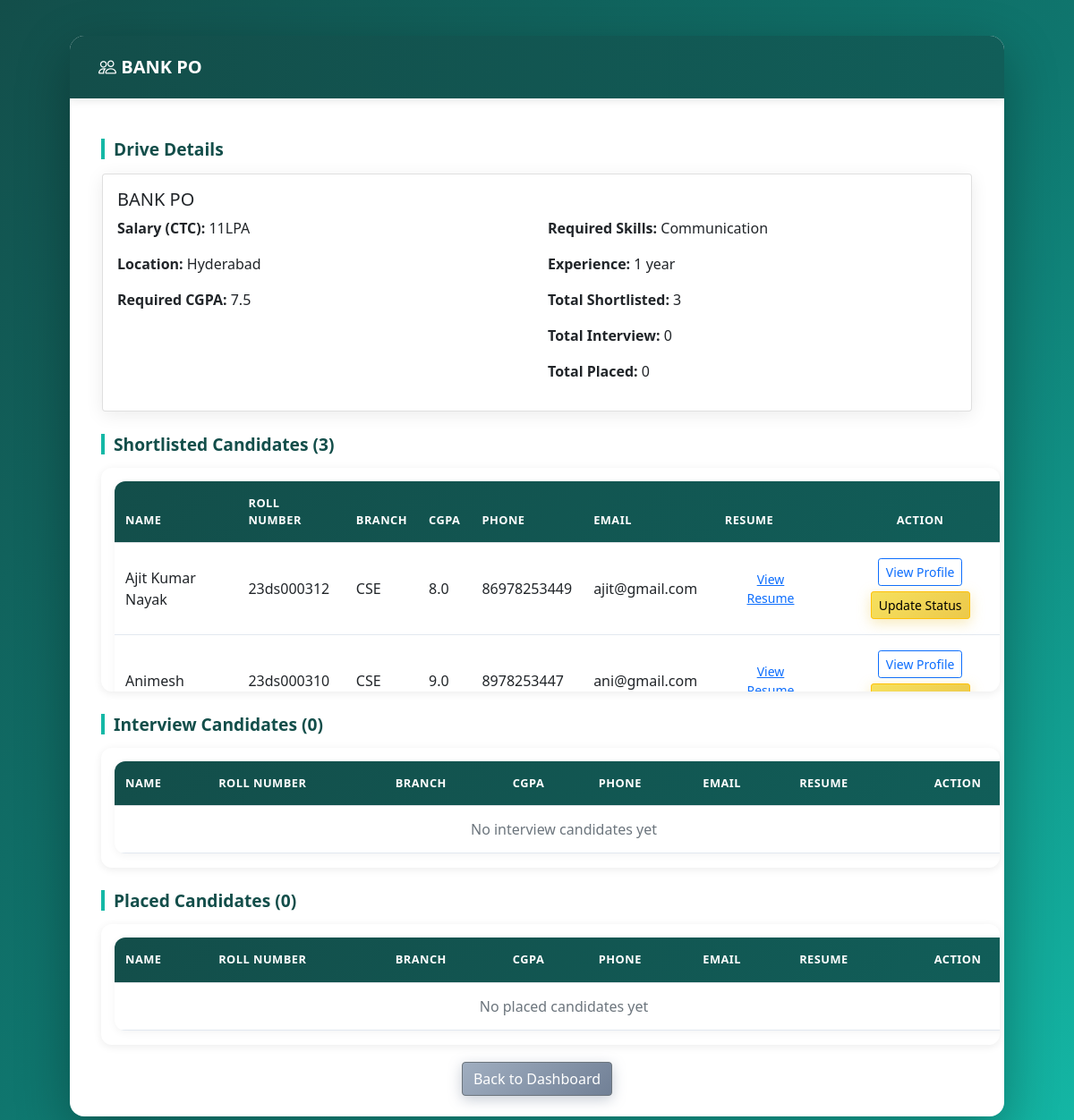
/company/view_shortlisted/1, run on the app's committed database.
### application/models.py (models this page shows)
class PlacementDrive(db.Model):
    id = db.Column(db.Integer(), primary_key=True)
    job_title = db.Column(db.String(), nullable=False)
    job_description = db.Column(db.String(), nullable=False)
    eligibility_criteria = db.Column(db.String(), nullable=False)
    required_skills = db.Column(db.String(), nullable=True)
    experience = db.Column(db.String(), nullable=True)
    required_cgpa = db.Column(db.Float(), nullable=False)
    eligible_branches = db.Column(db.String(), nullable=False)
    ctc = db.Column(db.String(), nullable=False)
    location = db.Column(db.String(), nullable=False)
    drive_date = db.Column(db.String(), nullable=False)
    application_deadline = db.Column(db.String(), nullable=False)
    max_positions = db.Column(db.Integer(), nullable=False)
    approval_status = db.Column(db.String(), default="pending")
    drive_status = db.Column(db.String(), default="upcoming")
    company_id = db.Column(db.Integer(), db.ForeignKey("company.id"), nullable=False)
    applications = db.relationship("Application", backref="drive_details")

class Application(db.Model):
    id = db.Column(db.Integer(), primary_key=True)
    application_date = db.Column(db.String(), nullable=False)
    status = db.Column(db.String(), default="applied")
    student_id = db.Column(db.Integer(), db.ForeignKey("student.id"), nullable=False)
    drive_id = db.Column(db.Integer(), db.ForeignKey("placement_drive.id"), nullable=False)

class Student(db.Model):
    id = db.Column(db.Integer(), primary_key=True)
    full_name = db.Column(db.String(), nullable=False)
    roll_number = db.Column(db.String(), unique=True, nullable=False)
    branch = db.Column(db.String(), nullable=False)
    cgpa = db.Column(db.Float(), nullable=False)
    graduation_year = db.Column(db.Integer(), nullable=False)
    phone = db.Column(db.String(), nullable=False)
    skills = db.Column(db.String(), nullable=True)
    resume_link = db.Column(db.String(), nullable=True)
    user_id = db.Column(db.Integer(), db.ForeignKey("user.id"), nullable=False)
    applications = db.relationship("Application", backref="student_details")

class User(db.Model):
    id = db.Column(db.Integer(), primary_key=True)
    username = db.Column(db.String(), unique=True, nullable=False)
    email = db.Column(db.String(), unique=True, nullable=False)
    password = db.Column(db.String(), nullable=False)
    type = db.Column(db.String(), default="student")
    is_active = db.Column(db.Boolean(), default=True)
    company_details = db.relationship("Company", backref="user_account", uselist=False)
    student_details = db.relationship("Student", backref="user_account", uselist=False)

### application/controllers.py (the view)
@app.route("/company/view_shortlisted/<int:drive_id>")
def view_shortlisted(drive_id):
    drive = PlacementDrive.query.get(drive_id)
    shortlisted_apps = Application.query.filter_by(drive_id=drive_id, status="shortlisted").all()
    interview_apps = Application.query.filter_by(drive_id=drive_id, status="interview").all()
    selected_apps = Application.query.filter_by(drive_id=drive_id, status="selected").all()
    return render_template("view_shortlisted.html", drive=drive, shortlisted_apps=shortlisted_apps, interview_apps=interview_apps, selected_apps=selected_apps)

### templates/view_shortlisted.html (shortened to what this page needs)
<!DOCTYPE html>
<html lang="en">
<head>
    <link rel="stylesheet" href="/static/style.css">
    <link href="https://cdn.jsdelivr.net/npm/bootstrap@5.0.2/dist/css/bootstrap.min.css" rel="stylesheet">
    <link rel="stylesheet" href="https://cdn.jsdelivr.net/npm/bootstrap-icons@1.8.0/font/bootstrap-icons.css">
</head>
<body>
    <div id="main">
        <div id="canvas" class="overflow-auto">
            <nav class="navbar navbar-expand-lg navbar-dark" style="background: linear-gradient(90deg, #134e4a 0%, #0f766e 100%);">
                <div class="container-fluid">
                    <span class="navbar-brand"><i class="bi bi-people"></i> {{drive.job_title}}</span>
                </div>
            </nav>
            <div id="content">
                <h3 class="headings">Drive Details</h3>
                <div class="card m-3">
                    <div class="card-body">
                        <h5 class="card-title">{{drive.job_title}}</h5>
                        <div class="row">
                            <div class="col-md-6">
                                <p><strong>Salary (CTC):</strong> {{drive.ctc}}</p>
                                <p><strong>Location:</strong> {{drive.location}}</p>
                                <p><strong>Required CGPA:</strong> {{drive.required_cgpa}}</p>
                            </div>
                            <div class="col-md-6">
                                {% if drive.required_skills %}
                                <p><strong>Required Skills:</strong> {{drive.required_skills}}</p>
                                {% endif %}
                                {% if drive.experience %}
                                <p><strong>Experience:</strong> {{drive.experience}}</p>
                                {% endif %}
                                <p><strong>Total Shortlisted:</strong> {{shortlisted_apps|length}}</p>
                                <p><strong>Total Interview:</strong> {{interview_apps|length}}</p>
                                <p><strong>Total Placed:</strong> {{selected_apps|length}}</p>
                            </div>
                        </div>
                    </div>
                </div>
                <h3 class="headings">Shortlisted Candidates ({{shortlisted_apps|length}})</h3>
                <div class="table border" style="max-height:250px;overflow-y: scroll;">
                    <table class="table">
                        <thead>
                            <tr>
                                <th>Name</th>
                                <th>Roll Number</th>
                                <th>Branch</th>
                                <th>CGPA</th>
                                <th>Phone</th>
                                <th>Email</th>
                                <th>Resume</th>
                                <th class="text-center">Action</th>
                            </tr>
                        </thead>
                        <tbody>
                            {% for app in shortlisted_apps %}
                            <tr>
                                <td>{{app.student_details.full_name}}</td>
                                <td>{{app.student_details.roll_number}}</td>
                                <td>{{app.student_details.branch}}</td>
                                <td>{{app.student_details.cgpa}}</td>
                                <td>{{app.student_details.phone}}</td>
                                <td>{{app.student_details.user_account.email}}</td>
                                <td>
                                    {% if app.student_details.resume_link %}
                                        <a href="{{app.student_details.resume_link}}" target="_blank" class="btn btn-link btn-sm">View Resume</a>
                                    {% else %}
                                        N/A
                                    {% endif %}
                                </td>
                                <td class="text-center">
                                    <a href="/view_student/{{app.student_details.id}}" class="btn btn-outline-primary btn-sm">View Profile</a>
                                    <a href="/company/update_application/{{app.id}}?source=shortlisted" class="btn btn-warning btn-sm">Update Status</a>
                                </td>
                            </tr>
                            {% endfor %}
                        </tbody>
                    </table>
                </div>
                <h3 class="headings">Interview Candidates ({{interview_apps|length}})</h3>
                <div class="table border" style="max-height:250px;overflow-y: scroll;">
                    <table class="table">
                        <thead>
                            <tr>
                                <th>Name</th>
                                <th>Roll Number</th>
                                <th>Branch</th>
                                <th>CGPA</th>
                                <th>Phone</th>
                                <th>Email</th>
                                <th>Resume</th>
                                <th class="text-center">Action</th>
                            </tr>
                        </thead>
                        <tbody>
                            {% if interview_apps|length == 0 %}
                            <tr>
                                <td colspan="8" class="text-center text-muted">No interview candidates yet</td>
                            </tr>
                            {% endif %}
                        </tbody>
                    </table>
                </div>
                <h3 class="headings">Placed Candidates ({{selected_apps|length}})</h3>
                <div class="table border" style="max-height:250px;overflow-y: scroll;">
                    <table class="table">
                        <thead>
                            <tr>
                                <th>Name</th>
                                <th>Roll Number</th>
                                <th>Branch</th>
                                <th>CGPA</th>
                                <th>Phone</th>
                                <th>Email</th>
                                <th>Resume</th>
                                <th class="text-center">Action</th>
                            </tr>
                        </thead>
                        <tbody>
                            {% if selected_apps|length == 0 %}
                            <tr>
                                <td colspan="8" class="text-center text-muted">No placed candidates yet</td>
                            </tr>
                            {% endif %}
                        </tbody>
                    </table>
                </div>
                <div class="text-center mt-3">
                    <a href="/company/{{drive.company_details.user_id}}" class="btn btn-secondary">Back to Dashboard</a>
                </div>
            </div>
        </div>
    </div>
</body>
</html>

### static/style.css (style rules this page uses)
* { margin: 0; padding: 0; box-sizing: border-box; }
body { font-family: 'Segoe UI', Tahoma, Geneva, Verdana, sans-serif; background: linear-gradient(135deg, #134e4a 0%, #0f766e 50%, #14b8a6 100%); min-height: 100vh; }
#main { padding: 20px; }
#canvas { background: #ffffff; margin: 20px auto; width: 90%; max-width: 1400px; min-height: 600px; border-radius: 16px; box-shadow: 0 20px 60px rgba(0, 0, 0, 0.3); overflow: hidden; }
.navbar { background: linear-gradient(90deg, #134e4a 0%, #115e59 100%) !important; padding: 15px 20px !important; box-shadow: 0 2px 10px rgba(0, 0, 0, 0.1); }
.navbar-brand { color: #fff !important; font-weight: 600; font-size: 1.3rem; }
.btn { padding: 10px 20px; border-radius: 8px; font-weight: 500; transition: all 0.3s ease; border: none; margin: 3px; }
.btn-warning { background: linear-gradient(135deg, #f6e05e 0%, #ecc94b 100%); color: #744210; box-shadow: 0 4px 15px rgba(236, 201, 75, 0.4); }
.btn-secondary { background: linear-gradient(135deg, #a0aec0 0%, #718096 100%); box-shadow: 0 4px 15px rgba(113, 128, 150, 0.4); }
.btn-sm { padding: 6px 14px; font-size: 0.85rem; }
.btn-outline-primary { border: 2px solid #0d9488; color: #0d9488; background: transparent; }
.card { border: none; border-radius: 12px; box-shadow: 0 4px 20px rgba(0, 0, 0, 0.08); transition: all 0.3s ease; margin: 15px; overflow: hidden; }
.card-body { padding: 20px; }
.table { margin: 15px; border-radius: 12px; overflow: hidden; box-shadow: 0 2px 10px rgba(0, 0, 0, 0.05); }
.table thead { background: linear-gradient(135deg, #134e4a 0%, #115e59 100%); color: #fff; }
.table thead th { border: none; padding: 15px 12px; font-weight: 600; text-transform: uppercase; font-size: 0.8rem; letter-spacing: 0.5px; }
.table tbody tr { transition: all 0.2s ease; }
.table tbody td { padding: 14px 12px; vertical-align: middle; border-color: #e2e8f0; }
.headings { color: #134e4a; font-weight: 700; margin: 25px 15px 15px; padding-left: 10px; border-left: 4px solid #14b8a6; font-size: 1.2rem; }
#content { padding: 20px; }
.table.border { border: none !important; border-radius: 12px; box-shadow: 0 2px 10px rgba(0, 0, 0, 0.08); }
a { color: #0d9488; text-decoration: none; transition: all 0.2s ease; }

### data on the page
PlacementDrive: job_title "BANK PO", ctc "11LPA", location "Hyderabad", required_cgpa "7.5", required_skills "Communication", experience "1 year"
Application: student_details.full_name "Ajit Kumar Nayak", student_details.roll_number "23ds000312", student_details.branch "CSE", student_details.cgpa "8.0", student_details.phone "86978253449", student_details.user_account.email "ajit@gmail.com"
Application: student_details.full_name "Animesh", student_details.roll_number "23ds000310", student_details.branch "CSE", student_details.cgpa "9.0", student_details.phone "8978253447", student_details.user_account.email "ani@gmail.com"

### other printed values
{{ shortlisted_apps|length }} "3"
{{ interview_apps|length }} "0"
{{ selected_apps|length }} "0"
